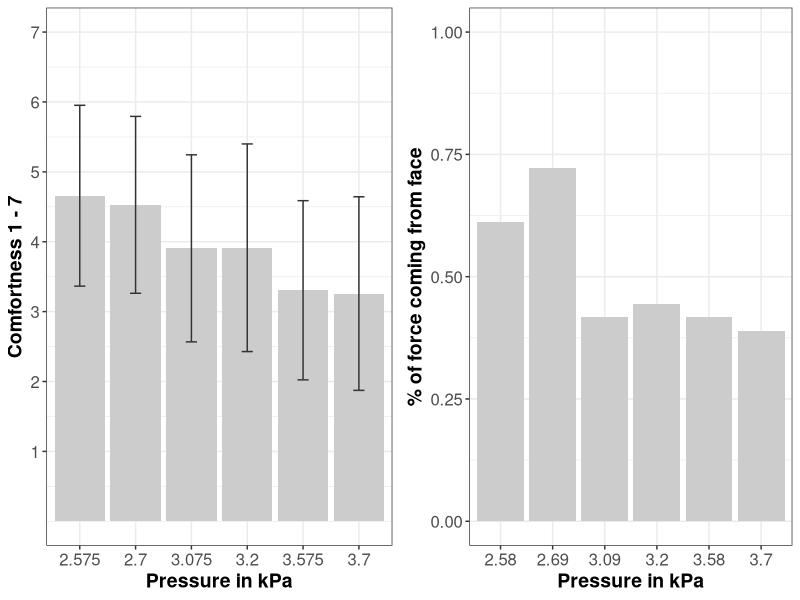

Reproduce this figure in R.
# comfortness

setwd("~/Documents/_NILab_CrazyMotor/FacePush/DC MOTOR/Document/Other/")
dir()
dta <- read.table("./comfortness-pilot.csv", sep = ',', header = TRUE)


library(dplyr)
dta$pressure <- as.factor(dta$pressure)
table(dta$pressure)
dta_barplot <- dta %>% group_by(pressure) %>% 
  summarise(m_comfort = mean(comfortness),
            std_comfort = sd(comfortness),
            m_face = mean(from_face),
            std_face = sd(from_face))

# note, change x labels (6 forces), y label?
library(ggplot2)
comfort <- ggplot(dta_barplot, aes(x = pressure, y = m_comfort)) +
  geom_bar(stat = "identity", fill = "gray80") +
  geom_errorbar(aes(ymin = m_comfort - std_comfort,
                    ymax = m_comfort + std_comfort),
                width = .2, color = "gray20") +
  theme_bw() +
  labs(x = "Pressure in kPa", y = "Comfortness 1 - 7") +
  scale_y_continuous(limits = c(0, 7), breaks = seq(1, 7, 1)) +
  scale_x_discrete(labels = c(2.575, 2.7, 3.075, 3.2, 3.575, 3.7)) +
  theme(axis.text=element_text(size=12), 
        axis.title=element_text(size=14,face="bold"))

face <- ggplot(dta_barplot, aes(x = pressure, y = m_face)) +
  geom_bar(stat = "identity", fill = "gray80") +
  theme_bw() +
  labs(x = "Pressure in kPa", y = "% of force coming from face") +
  scale_y_continuous(limits = c(0, 1), breaks = seq(0, 1, 0.25)) +
  theme(axis.text=element_text(size=12), 
        axis.title=element_text(size=14,face="bold"))

library(gridExtra)
jpeg("a2p.jpeg", width = 24.05, height = 11, units = 'cm', res = 300)
grid.arrange(comfort, face, nrow = 1)
dev.off()
